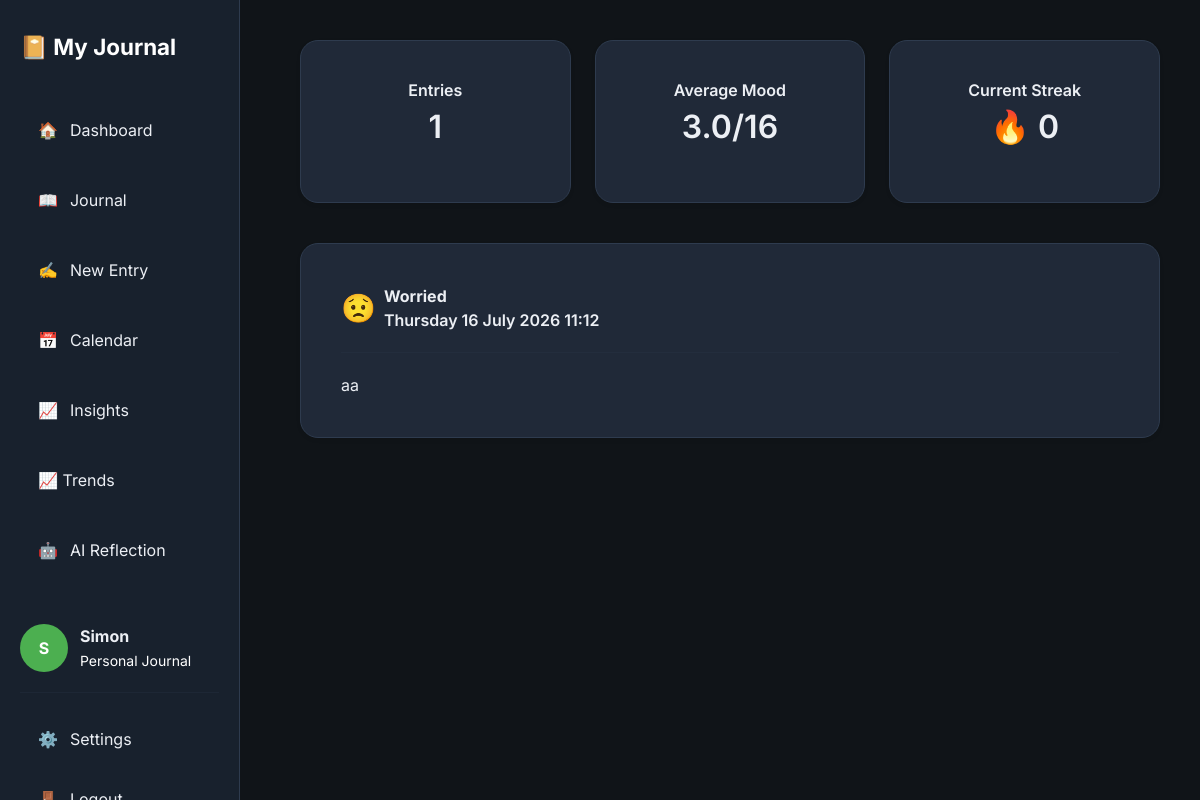
The page /dashboard (signed in) on the database its author committed.
### models/user.py (models this page shows)
class User(UserMixin, db.Model):
    id = db.Column(
        db.Integer,
        primary_key=True
    )
    username = db.Column(
        db.String(100),
        unique=True,
        nullable=False
    )
    display_name = db.Column(
    db.String(50),
    nullable=True
    )
    password_hash = db.Column(
        db.String(255),
        nullable=False
    )
    entries = db.relationship(
    "Entry",
    backref="author",
    lazy=True,
    cascade="all, delete-orphan"
)
    def __repr__(self):
        return f"<User {self.username}>"

### models/entry.py (models this page shows)
class Entry(db.Model):
    __tablename__ = "entry"
    id = db.Column(
        db.Integer,
        primary_key=True
    )
    tags = db.Column(
        db.String(500),
        nullable=True
    )
    mood_score = db.Column(
        db.Integer,
        nullable=False
    )
    content = db.Column(
        db.Text,
        nullable=False
    )
    created_at = db.Column(
        db.DateTime,
        default=datetime.utcnow
    )
    user_id = db.Column(
        db.Integer,
        db.ForeignKey("user.id"),
        nullable=False
    )

### routes/dashboard.py (the view)
@dashboard_bp.route('/dashboard')
@login_required
def dashboard():
    stats = get_dashboard_stats(current_user)
    compass = generate_daily_compass(current_user)
    return render_template(
        "dashboard.html",
        **stats,
        moods = MOODS,
        compass = compass
    )

### routes/auth.py (called while the page is built)
@login_manager.user_loader
def load_user(user_id):
    return User.query.get(int(user_id))

### services/daily_compass_helper.py (called while the page is built, shortened)
def generate_daily_compass(user):
    today = date.today()
    existing = DailyCompass.query.filter_by(
        user_id=user.id,
        compass_date=today
    ).first()
    if existing:
        return {
            "title": existing.title,
            "icon": existing.icon,
            "observation": existing.observation,
            "focus": existing.focus,
            "question": existing.question,
            "confidence": existing.confidence
        }

### templates/dashboard.html (shortened to what this page needs)
{% extends "base.html" %}
{% block content %}
<div class="row mb-4">
    <div class="col-12 col-md-4 mb-3">
        <div class="card shadow-sm">
            <div class="card-body text-center">
                <h6 class="card-title">
                    Entries
                </h6>
                <h2>
                    {{ total_entries }}
                </h2>
            </div>
        </div>
    </div>
    <div class="col-12 col-md-4 mb-3">
        <div class="card shadow-sm">
            <div class="card-body text-center">
                <h6 class="card-title">
                    Average Mood
                </h6>
                <h2>
                    {{ average_mood }}/16
                </h2>
            </div>
        </div>
    </div>
    <div class="col-12 col-md-4 mb-3">
        <div class="card shadow-sm">
            <div class="card-body text-center">
                <h6 class="card-title">
                    Current Streak
                </h6>
                <h2>
                    🔥 {{ streak }}
                </h2>
            </div>
        </div>
    </div>
</div>
{% if entries %}
    {% for entry in entries %}
    <a href="{{ url_for('journal.view_entry', entry_id=entry.id) }}"
       class="text-decoration-none">
        <div class="card shadow-sm mb-4">
            <div class="card-body">
                <div class="d-flex align-items-center gap-2">
                    <span class="fs-3">
                        {{ moods[entry.mood_score].emoji }}
                    </span>
                    <div>
                        <strong>
                            {{ moods[entry.mood_score].name }}
                        </strong>
                        <br>
                        <small class="card-title">
                            {{ entry.created_at.strftime('%A %d %B %Y %H:%M') }}
                        </small>
                    </div>
                </div>
                <hr>
                {% if entry.content|length > 250 %}
                    {{ entry.content[:250] }}...
                {% else %}
                    {{ entry.content }}
                {% endif %}
            </div>
        </div>
    </a>
    {% endfor %}
{% endif %}
{% endblock %}

### templates/base.html (shortened to what this page needs)
<!DOCTYPE html>
<html lang="en">
<head>
    <link href="https://cdn.jsdelivr.net/npm/bootstrap@5.3.3/dist/css/bootstrap.min.css"
          rel="stylesheet">
    <link rel="stylesheet"
          href="{{ url_for('static', filename='css/variables.css') }}">
    <link rel="stylesheet"
          href="{{ url_for('static', filename='css/layout.css') }}">
    <link rel="stylesheet"
          href="{{ url_for('static', filename='css/components.css') }}">
    <link rel="stylesheet"
          href="{{ url_for('static', filename='css/style.css') }}">
    <link rel="stylesheet"
      href="{{ url_for('static', filename='css/trends.css') }}">
</head>
<body>
{% if current_user.is_authenticated %}
<div class="app-layout">
    <aside class="sidebar">
        <div class="sidebar-header">
            <a href="{{ url_for('dashboard.dashboard') }}"
               class="logo">
                📔
                <span>My Journal</span>
            </a>
        </div>
        <nav class="sidebar-nav">
            <a href="{{ url_for('dashboard.dashboard') }}"
               class="nav-item {% if request.endpoint == 'dashboard.dashboard' %}active{% endif %}">
                🏠
                <span>Dashboard</span>
            </a>
            <a href="{{ url_for('journal.journal') }}"
               class="nav-item {% if request.endpoint == 'journal.journal' %}active{% endif %}">
                📖
                <span>Journal</span>
            </a>
            <a href="{{ url_for('journal.new_entry') }}"
               class="nav-item {% if request.endpoint == 'journal.new_entry' %}active{% endif %}">
                ✍️
                <span>New Entry</span>
            </a>
            <a href="{{ url_for('calendar.calendar') }}"
               class="nav-item {% if request.endpoint == 'calendar.calendar' %}active{% endif %}">
                📅
                <span>Calendar</span>
            </a>
            <a href="{{ url_for('insights.insights') }}"
               class="nav-item {% if request.endpoint == 'insights.insights' %}active{% endif %}">
                📈
                <span>Insights</span>
            </a>
            <a href="{{ url_for('trends.trends') }}" class="nav-item">
                <span>📈 Trends</span>
            </a>
            <a href="{{ url_for('reflection.reflection') }}" class="nav-item">
                🤖
                <span>AI Reflection</span>
            </a>
        </nav>
        <div class="sidebar-footer">
            <div class="user-card">
                <div class="avatar">
                    {{ (current_user.display_name or current_user.username)[0]|upper }}
                </div>
                <div>
                    <strong>
                        {{ current_user.display_name or current_user.username }}
                    </strong>
                    <br>
                    <small>Personal Journal</small>
                </div>
            </div>
            <hr>
            <a href="{{ url_for('settings.settings') }}"
               class="nav-item">
                ⚙️
                <span>Settings</span>
            </a>
            <a href="{{ url_for('auth.logout') }}"
               class="nav-item">
                <span>Logout</span>
            </a>
        </div>
    </aside>
    <main class="main-content">
        {% block content %}
        {% endblock %}
    </main>
</div>
{% endif %}
</body>
</html>

### static/css/variables.css (style rules this page uses)
:root { --bg:#101418; --sidebar:#18212d; --card:#202938; --card-hover:#293548; --input:#273244; --text:#ECEFF4; --muted:#ffffff; --text-muted:#ffffff; --heading:#FFFFFF; --accent:#4CAF50; --accent-hover:#43A047; --accent-light:#6FCF70; --success:#22C55E; --warning:#F59E0B; --danger:#EF4444; --info:#3B82F6; --border:#2E3B4E; --shadow-small: 0 4px 12px rgba(0,0,0,.15); --shadow-medium: 0 10px 25px rgba(0,0,0,.25); --shadow-large: 0 20px 40px rgba(0,0,0,.35); --radius-small:8px; --radius-medium:14px; --radius-large:20px; --radius-round:999px; --space-xs:6px; --space-sm:12px; --space-md:20px; --space-lg:32px; --space-xl:48px; --sidebar-width:260px; --transition-fast:.15s ease; --transition:.25s ease; --transition-slow:.4s ease; }

### static/css/layout.css (style rules this page uses)
body { margin:0; padding:0; min-height:100vh; background:var(--bg); color:var(--text); }
.app-layout { display:flex; min-height:100vh; }
.sidebar { width:260px; background:var(--sidebar); border-right:1px solid var(--border); display:flex; flex-direction:column; justify-content:space-between; padding:30px 20px; position:fixed; top:0; left:0; bottom:0; }
.sidebar-header { margin-bottom:40px; }
.sidebar-nav { display:flex; flex-direction:column; gap:10px; flex:1; }
.sidebar-footer { margin-top:40px; }
.main-content { flex:1; margin-left:260px; padding:40px; overflow-y:auto; }
.sidebar { width:240px; transition:.3s; }

### static/css/components.css (style rules this page uses)
.card { background:var(--card); border:1px solid var(--border); border-radius:18px; padding:24px; transition:.2s ease; color:var(--text) }
.nav-item { display:flex; align-items:center; gap:12px; padding:14px 18px; margin-bottom:8px; border-radius:12px; text-decoration:none; color:var(--text); transition:.2s; }
.logo { font-size:1.4rem; font-weight:700; text-decoration:none; color:white; }
.user-card { display:flex; align-items:center; gap:12px; margin-top:auto; }
.avatar { width:48px; height:48px; border-radius:50%; background:var(--accent); color:white; display:flex; justify-content:center; align-items:center; font-weight:bold; }

### static/css/style.css (style rules this page uses)
* { box-sizing:border-box; }
body { font-family:'Inter',sans-serif; background:var(--bg); color:var(--text); margin:0; padding:0; overflow-x:hidden; }
h1,h2,h3,h4,h5,h6 { color:var(--text); font-weight:600; margin-bottom:15px; }
small { color:var(--muted); }
a { color:inherit; text-decoration:none; }
hr { border:none; border-top:1px solid var(--border); margin:20px 0; }
.card-title { color: var(--text); font-size:1rem; font-weight:600; }
button, a, .card, input, textarea, select { transition:.2s ease; }

### rows shown on the page
User: display_name+username "S", display_name+username "Simon"
Entry: mood_score "😟", mood_score "Worried", created_at "Thursday 16 July 2026 11:12", content "aa"

### other values the page prints
{{ total_entries }} "1"
{{ average_mood }} "3.0"
{{ streak }} "0"
